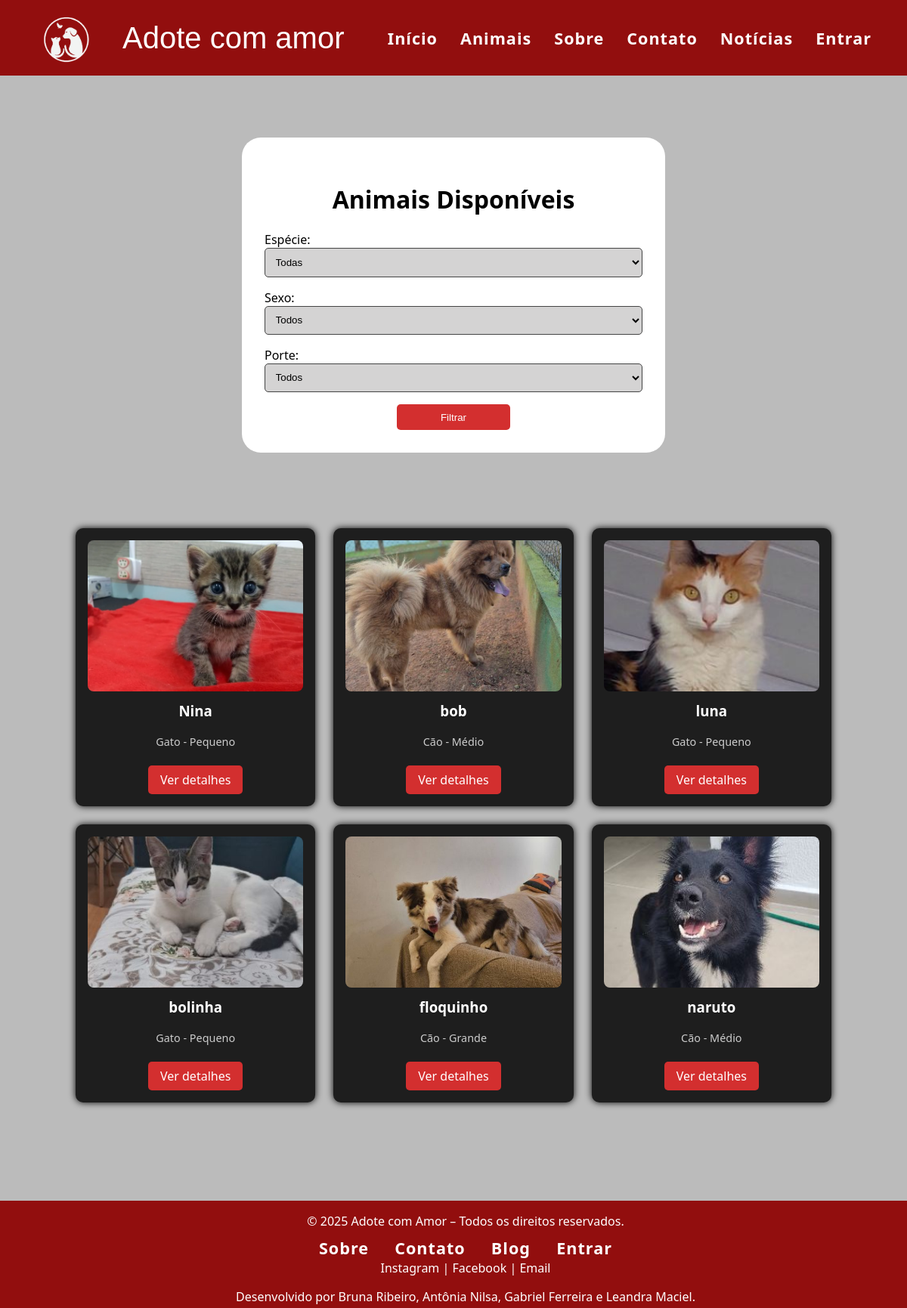
Page /animais/ on the committed database.
### animais/models.py (models this page shows, shortened)
class Animal(models.Model):
    ESPECIES = (
        ('Cão', 'Cão'),
        ('Gato', 'Gato'),
        ('Outro', 'Outro'),
    )
    SEXO = (
        ('Macho', 'Macho'),
        ('Fêmea', 'Fêmea'),
    )
    PORTE = (
        ('Pequeno', 'Pequeno'),
        ('Médio', 'Médio'),
        ('Grande', 'Grande'),
    )
    nome = models.CharField(max_length=100)
    especie = models.CharField(max_length=10, choices=ESPECIES)
    raca = models.CharField(max_length=100, blank=True)
    idade = models.PositiveIntegerField(help_text="Idade aproximada (em anos)")
    sexo = models.CharField(max_length=6, choices=SEXO)
    porte = models.CharField(max_length=10, choices=PORTE)
    descricao = models.TextField()
    foto = models.ImageField(upload_to='animais/')
    criado_por = models.ForeignKey(get_user_model(), on_delete=models.SET_NULL, null=True, blank=True)
    criado_em = models.DateTimeField(auto_now_add=True)

### animais/views.py (the view)
# urls.py: path('', views.lista_animais, name='lista'),
def lista_animais(request):
    animais = Animal.objects.all()
    especie = request.GET.get('especie')
    sexo = request.GET.get('sexo')
    porte = request.GET.get('porte')
    if especie:
        animais = animais.filter(especie=especie)
    if sexo:
        animais = animais.filter(sexo=sexo)
    if porte:
        animais = animais.filter(porte=porte)
    context = {'animais': animais}
    return render(request, 'animais/lista.html', context)

### templates/animais/lista.html (shortened to what this page needs)
{% extends 'core/base.html' %}
{% block content %}
<div class="form-adc">
    <h1>Animais Disponíveis</h1>
    <form method="get">
        <label>Espécie:
            <select name="especie">
                <option value="">Todas</option>
            </select>
        </label>
        <label>Sexo:
            <select name="sexo">
                <option value="">Todos</option>
            </select>
        </label>
        <label>Porte:
            <select name="porte">
                <option value="">Todos</option>
            </select>
        </label>
        <button type="submit">Filtrar</button>
    </form>
</div>
<div class="container-animais">
    <div class="animal-lista">
        {% for animal in animais %}
            <div class="animal-card">
                <img src="{{ animal.foto.url }}" alt="{{ animal.nome }}" width="200">
                <h3>{{ animal.nome }}</h3>
                <p>{{ animal.especie }} - {{ animal.porte }}</p>
                <a href="{% url 'animais:detalhe' animal.id %}">Ver detalhes</a>
            </div>
        {% empty %}
            <p>Nenhum animal encontrado.</p>
        {% endfor %}
    </div>
</div>
{% endblock %}

### templates/core/base.html (shortened to what this page needs)
<!DOCTYPE html>
{% load static %}
<html lang="pt-br">
<head>
    <link rel="stylesheet" href="{% static 'css/style.css' %}">
</head>
<body class="dark">
    <header>
        <div class="logo">
            <img src="{% static 'img/logo.png' %}" alt="Logo" height="60"> <p class="logo-text">Adote com amor</p>
        </div>
        <nav>
            <a href="{% url 'core:index' %}">Início</a>
            <a href="{% url 'animais:lista' %}">Animais</a>
            <a href="{% url 'core:sobre' %}">Sobre</a>
            <a href="{% url 'core:contato' %}">Contato</a>
            <a href="{% url 'blog:lista' %}">Notícias</a>
            {% if user.is_authenticated %}
                <a href="{% url 'accounts:perfil' %}">Meu Perfil</a>
                <a href="{% url 'adocao:meus_pedidos' %}">Meus Pedidos</a>
                <a href="{% url 'divulgar:novo' %}">Divulgar Animal</a>
                <a href="{% url 'divulgar:meus_animais' %}">Meus Animais</a>
            {% else %}
                <a href="{% url 'accounts:login' %}">Entrar</a>
            {% endif %}
        </nav>
    </header>
    <main>
        {% block content %}{% endblock %}
    </main>
    <footer class="rodape">
        <div class="container-rodape">
           <p>&copy; 2025 Adote com Amor – Todos os direitos reservados.</p>
            <nav class="nav-rodape">
               <a href="{% url 'core:sobre' %}">Sobre</a>
               <a href="{% url 'core:contato' %}">Contato</a>
               <a href="{% url 'blog:lista' %}">Blog</a>
               <a href="{% url 'accounts:login' %}">Entrar</a>
            </nav>
            <div class="redes-sociais">
               <a href="https://instagram.com/adotecomamor" target="_blank">Instagram</a> |
               <a href="https://facebook.com/adotecomamor" target="_blank">Facebook</a> |
               <a href="mailto:contato@adotecomamor.org">Email</a>
            </div>
            <p style="margin-top: 1rem;">Desenvolvido por Bruna Ribeiro, Antônia Nilsa, Gabriel Ferreira e Leandra Maciel.</p>
    </div>
</footer>
</body>
</html>

### static/css/style.css (style rules this page uses)
body.dark { background-color: #121212; color: #f0f0f0; font-family: 'Segoe UI', sans-serif; margin: 0; padding: 0; }
header { background-color: #920e0e; display: flex; justify-content: space-between; align-items: flex-start; padding: 0 2rem; flex-wrap: wrap; width: 100vw; max-width: 100vw; box-sizing: border-box; min-height: 100px; position: fixed; top: 0; left: 0; z-index: 1000; }
header .logo { display: flex; align-items: center; height: 100px; }
header .logo img { height: 80px; width: auto; display: block; }
header .logo-text { font-family: 'PetLove', cursive, sans-serif; font-size: 2.5rem; color: #fff; margin-left: 18px; display: block; }
nav { margin-top: 0; display: flex; align-items: center; height: 100px; margin-left: auto; }
nav a { color: #fff; text-decoration: none; margin: 0 15px; font-weight: 600; transition: color 0.2s; font-size: 1.35rem; letter-spacing: 1px; }
main { padding: 2rem 0; max-width: 100%; width: 100%; margin: 0; box-sizing: border-box; background-color: #bbb; }
footer { background-color: #920e0e; text-align: center; padding: 1rem; color: #ffffff; position: fixed; bottom: 0; left: 0; width: 100vw; height: 110px; z-index: 999; }
.nav-rodape { display: block; text-align: center; margin: auto; margin-top: 10px; margin-bottom: 0px; }
.redes-sociais { margin-top: -70px; margin-bottom: 0px; }
.redes-sociais a { color: white; text-decoration: none; }
.rodape p { margin-top: 0px; margin-bottom: 0px; }
.form-adc { width: 500px; margin: auto; margin-top: 150px; background-color: white; padding: 30px; border-radius: 25px; }
.form-adc h1 { color: black; text-align: center; margin-top: 30px; }
.form-adc form { color: black; }
.form-adc form select { background-color:rgb(212, 211, 211); color: black; }
form label, form input, form select, form textarea, form button { display: block; width: 100%; margin-bottom: 1rem; }
form input, form select, form textarea { padding: 0.6rem; background-color: #2c2c2c; border: 1px solid #444; color: #fff; border-radius: 5px; }
form button { background-color: #d32f2f; color: white; border: none; padding: 0.6rem; border-radius: 5px; cursor: pointer; width: 150px; margin: auto; }
.container-animais { width: 1000px; height: 1000px; margin: auto; }
.animal-lista { display: grid; grid-template-columns: repeat(auto-fill, minmax(260px, 1fr)); gap: 1.5rem; margin-top: 100px; }
.animal-card { background-color: #1e1e1e; border-radius: 10px; padding: 1rem; text-align: center; box-shadow: 0 0 10px #000; transition: transform 0.2s ease; }
.animal-card img { width: 100%; height: 200px; object-fit: cover; border-radius: 8px; }
.animal-card h3 { color: #fff; margin-top: 0.5rem; }
.animal-card p { color: #ccc; font-size: 0.9rem; }
.animal-card a { display: inline-block; margin-top: 0.5rem; padding: 0.5rem 1rem; background-color: #d32f2f; color: #fff; border-radius: 5px; text-decoration: none; }

### rows in the picture
Animal: foto (picture), nome "Nina", especie "Gato", porte "Pequeno"
Animal: foto (picture), nome "bob", especie "Cão", porte "Médio"
Animal: foto (picture), nome "luna", especie "Gato", porte "Pequeno"
Animal: foto (picture), nome "bolinha", especie "Gato", porte "Pequeno"
Animal: foto (picture), nome "floquinho", especie "Cão", porte "Grande"
Animal: foto (picture), nome "naruto", especie "Cão", porte "Médio"
